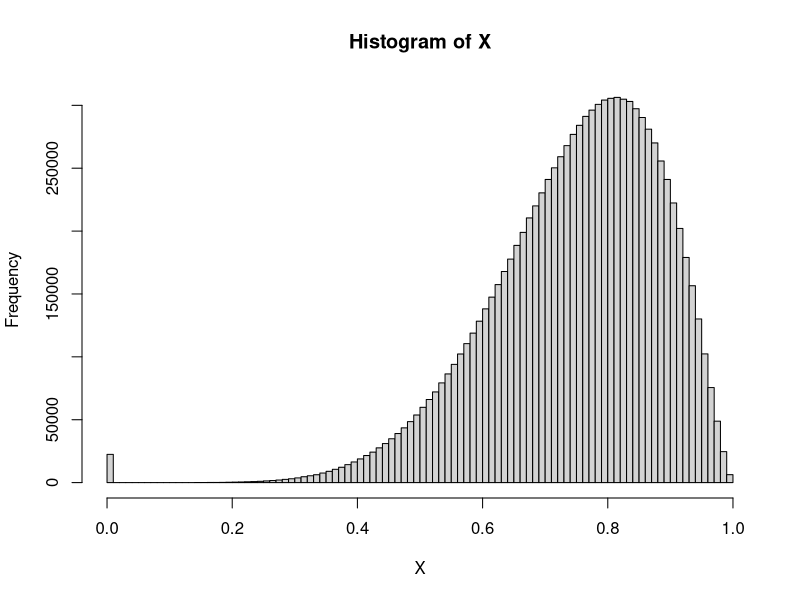

Source code (R):
library(tidyverse)

rorderedbeta <- function(n, mu=0.5, phi=1, k0=-1, k1=1) {
    pi.0 <- 1 - plogis(qlogis(mu) - k0)
    pi.1 <- plogis(qlogis(mu) - k1)
    pi.01 <- plogis(qlogis(mu) - k0) - plogis(qlogis(mu) - k1)

    I <- sample.int(3, n, prob=c(pi.0, pi.1, pi.01), replace=TRUE)
    R <- cbind(0, 1, rbeta(n, mu*phi, (1-mu)*phi))
    return(R[cbind(1:n, I)])
}

porderedbeta <- function(x, mu=0.5, phi=1, k0=-1, k1=1) {
    pi.0 <- 1 - plogis(qlogis(mu) - k0)
    pi.1 <- plogis(qlogis(mu) - k1)
    pi.01 <- plogis(qlogis(mu) - k0) - plogis(qlogis(mu) - k1)

    if (x == 0)
        return(pi.0)
    else if (x == 1)
        return(pi.1)
    else
        return(pi.01 * dbeta(x, mu*phi, (1-mu)*phi))
}


MU <- .75
PHI <- 10
K0 <- -5
K1 <- 10.5
PI.0 <- 1 - plogis(qlogis(MU) - K0)
PI.1 <- plogis(qlogis(MU) - K1)
PI.01 <- plogis(qlogis(MU) - K0) - plogis(qlogis(MU) - K1)
X <- rorderedbeta(10000000, mu=MU, phi=PHI, k0=K0, k1=K1)
hist(X, breaks=100)

## Estimates of mean and variance
mean(X) - (PI.1 + PI.01*MU)
var(X) - (PI.1*(1-PI.1) - 2*PI.1*PI.01*MU + PI.01*MU*(1 + MU*PHI - PI.01*MU*PHI - PI.01*MU)/(PHI + 1))
var(X) - (PI.1*(1-PI.1) - 2*PI.1*PI.01*MU + PI.01*MU*(1-MU)/(PHI+1) + PI.01*(1-PI.01)*MU**2)

PI.1*(1-PI.1) - 2*PI.1*PI.01*MU + PI.01*MU*(1 + MU*PHI - PI.01*MU*PHI - PI.01*MU)/(PHI + 1)

PI.1*(1-PI.1) - 2*PI.1*PI.01*MU + PI.01*MU*(1-MU)/(PHI+1) + PI.01*(1-PI.01)*MU*(MU*PHI + 1)/(PHI+1)
